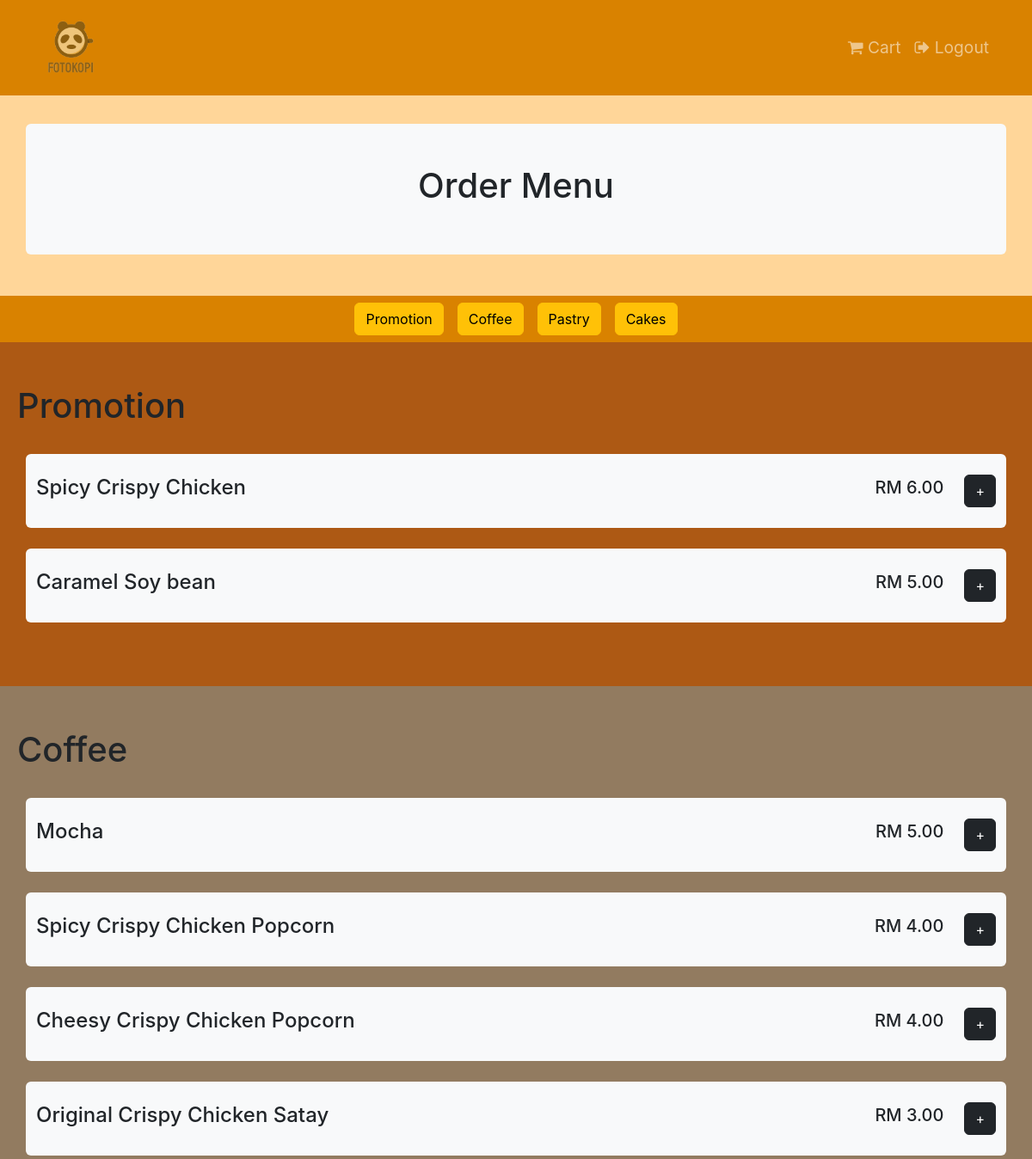
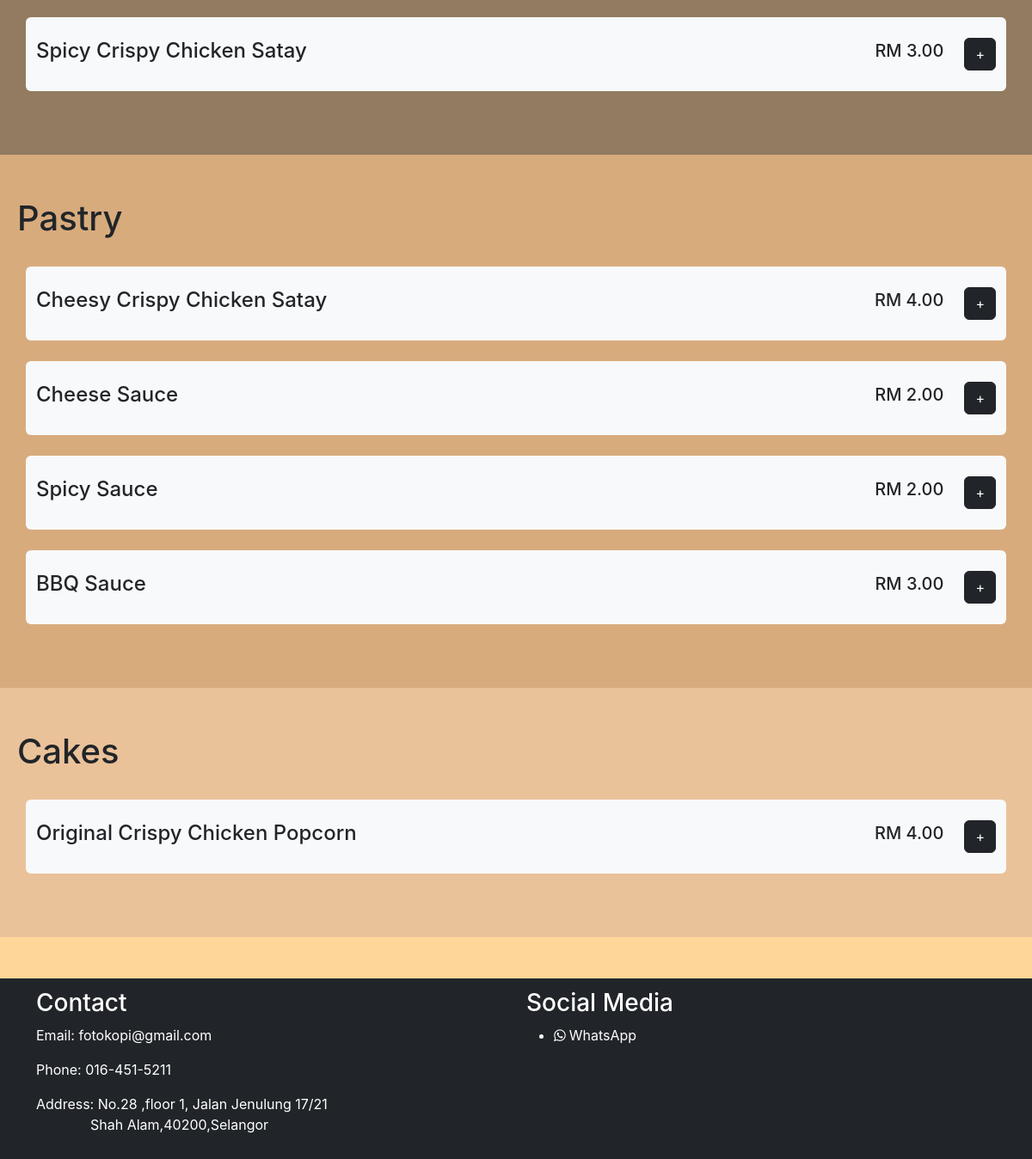
Screenshot of /Fotokopi/Cust_Page/order.php?id=1 with the database file from the repository (2 pictures, top to bottom).
### tables this page shows
CREATE TABLE `menu` (
  `foodID` int(11) NOT NULL,
  `foodName` varchar(255) NOT NULL,
  `foodDetails` varchar(255) NOT NULL,
  `foodPrice` decimal(10,2) NOT NULL,
  `menuPic` text DEFAULT NULL,
  `updateDate` date DEFAULT NULL,
  `typeName` varchar(25) DEFAULT NULL
);

### Fotokopi/Cust_Page/partials/orderContainer.php (the view, shortened to what this page needs)
<?php
$res = mysqli_query($conn, $sql);
if ($res && mysqli_num_rows($res) > 0) {
    while ($row = mysqli_fetch_assoc($res)) {
        $foodID = $row['foodID'];
        $foodName = $row['foodName'];
        $pricePerItem = $row['foodPrice'];
        ?>
        <div class="col-lg-12">
            <div class="container bg-light rounded">
                <br>
                <div class="row align-items-center">
                    <div class="col">
                        <h4><?php echo htmlspecialchars($foodName); ?></h4>
                    </div>
                    <div class="col-auto">
                        <h5>RM <?php echo $pricePerItem ?></h5>
                    </div>
                    <div class="col-auto">
                        <button type="button" class="btn btn-dark" data-bs-toggle="modal"
                            data-bs-target="#moreInfoModal<?php echo $foodID; ?>">+</button>
                    </div>
                </div>
                <br>
            </div>
        </div>
        <br>
        <?php
    }
}
else{
    echo "No items available for this section";
}
?>

### Fotokopi/Cust_Page/cust.css (style rules this page uses)
.wholeBg { background-color: rgba(255, 214, 153, 1); }
* { margin: 0; padding: 0; font-family: -apple-system, BlinkMacSystemFont, 'Segoe UI', Roboto, Oxygen, Ubuntu, Cantarell, 'Open Sans', 'Helvetica Neue', sans-serif; }

### rows the page displays
menu: foodName "Spicy Crispy Chicken", foodPrice "6.00"
menu: foodName "Caramel Soy bean", foodPrice "5.00"
menu: foodName "Mocha", foodPrice "5.00"
menu: foodName "Spicy Crispy Chicken Popcorn", foodPrice "4.00"
menu: foodName "Cheesy Crispy Chicken Popcorn", foodPrice "4.00"
menu: foodName "Original Crispy Chicken Satay", foodPrice "3.00"
menu: foodName "Spicy Crispy Chicken Satay", foodPrice "3.00"
menu: foodName "Cheesy Crispy Chicken Satay", foodPrice "4.00"
menu: foodName "Cheese Sauce", foodPrice "2.00"
menu: foodName "Spicy Sauce", foodPrice "2.00"
menu: foodName "BBQ Sauce", foodPrice "3.00"
menu: foodName "Original Crispy Chicken Popcorn", foodPrice "4.00"
